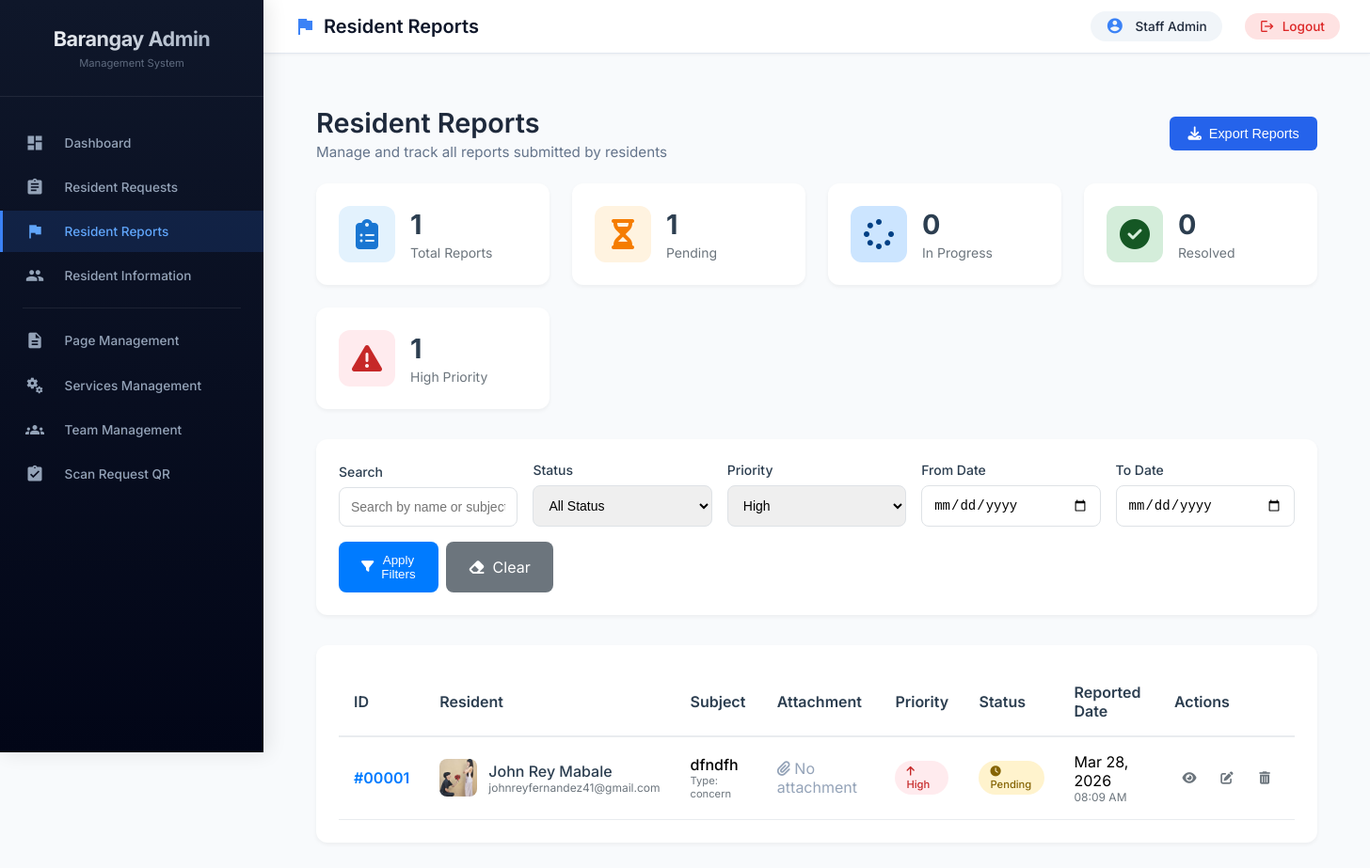
Page /admin/residents/reports.php?priority=high (signed in) on the committed database.
### tables this page shows
CREATE TABLE `resident_reports` (
  `id` int(11) NOT NULL,
  `user_id` int(11) NOT NULL,
  `report_type` varchar(50) DEFAULT NULL,
  `subject` varchar(200) NOT NULL,
  `description` text NOT NULL,
  `location` varchar(255) DEFAULT NULL,
  `attachment` varchar(255) DEFAULT NULL,
  `priority` enum('low','medium','high','urgent') DEFAULT 'medium',
  `status` enum('pending','in-progress','resolved','closed') DEFAULT 'pending',
  `admin_remarks` text DEFAULT NULL,
  `reported_date` timestamp NOT NULL DEFAULT current_timestamp(),
  `resolved_date` timestamp NULL DEFAULT NULL,
  `resolved_by` int(11) DEFAULT NULL
);

CREATE TABLE `users` (
  `id` int(11) NOT NULL,
  `username` varchar(50) NOT NULL,
  `email` varchar(100) NOT NULL,
  `profile_pic` varchar(255) DEFAULT NULL,
  `password` varchar(255) NOT NULL,
  `first_name` varchar(50) DEFAULT NULL,
  `last_name` varchar(50) DEFAULT NULL,
  `address` text DEFAULT NULL,
  `contact_number` varchar(20) DEFAULT NULL,
  `user_type` enum('resident','admin') DEFAULT 'resident',
  `is_online` tinyint(1) DEFAULT 0,
  `last_activity` timestamp NOT NULL DEFAULT current_timestamp() ON UPDATE current_timestamp(),
  `created_at` timestamp NOT NULL DEFAULT current_timestamp(),
  `is_verified` tinyint(1) DEFAULT 0,
  `status` varchar(20) DEFAULT 'active',
  `last_login` datetime DEFAULT NULL,
  `last_login_ip` varchar(45) DEFAULT NULL
);

### admin/residents/reports.php (the view, shortened to what the rows shown need)
<?php
$database = new Database();
$db = $database->getConnection();
$priority_filter = isset($_GET['priority']) ? $_GET['priority'] : '';
$query = "SELECT r.*,
          u.username, u.first_name, u.last_name, u.email, u.contact_number, u.profile_pic,
          CONCAT(a.first_name, ' ', a.last_name) as resolved_by_name
          FROM resident_reports r
          JOIN users u ON r.user_id = u.id
          LEFT JOIN admins a ON r.resolved_by = a.id
          WHERE 1=1";
$params = array();
if (!empty($priority_filter)) {
    $query .= " AND r.priority = :priority";
    $params[':priority'] = $priority_filter;
}
$query .= " ORDER BY
            CASE r.priority
                WHEN 'high' THEN 1
                WHEN 'medium' THEN 2
                WHEN 'low' THEN 3
            END,
            r.reported_date DESC";
$stmt = $db->prepare($query);
foreach ($params as $key => $value) {
    $stmt->bindValue($key, $value);
}
$stmt->execute();
$reports = $stmt->fetchAll(PDO::FETCH_ASSOC);
include dirname(__DIR__) . '/includes/admin_header.php';
?>
<link rel="stylesheet" href="https://cdnjs.cloudflare.com/ajax/libs/font-awesome/6.4.0/css/all.min.css">
<div class="content-wrapper">
    <div class="module-header" style="display: flex; justify-content: space-between; align-items: center; margin-bottom: 1.5rem; flex-wrap: wrap; gap: 1rem;">
        <div class="module-title">
            <h1 style="font-size: 1.8rem; font-weight: 600; color: #1e293b; margin-bottom: 0.25rem;">Resident Reports</h1>
        </div>
    </div>
    <div class="table-card" style="background: white; border-radius: 12px; padding: 1.5rem; box-shadow: 0 2px 4px rgba(0,0,0,0.05); overflow-x: auto;">
        <table class="data-table" id="reportsTable" style="width: 100%; border-collapse: collapse; min-width: 800px;">
            <thead>
                <tr>
                    <th style="text-align: left; padding: 1rem; color: #2c3e50; font-weight: 600; border-bottom: 2px solid #e9ecef;">ID</th>
                    <th style="text-align: left; padding: 1rem; color: #2c3e50; font-weight: 600; border-bottom: 2px solid #e9ecef;">Resident</th>
                    <th style="text-align: left; padding: 1rem; color: #2c3e50; font-weight: 600; border-bottom: 2px solid #e9ecef;">Subject</th>
                    <th style="text-align: left; padding: 1rem; color: #2c3e50; font-weight: 600; border-bottom: 2px solid #e9ecef;">Attachment</th>
                    <th style="text-align: left; padding: 1rem; color: #2c3e50; font-weight: 600; border-bottom: 2px solid #e9ecef;">Priority</th>
                    <th style="text-align: left; padding: 1rem; color: #2c3e50; font-weight: 600; border-bottom: 2px solid #e9ecef;">Status</th>
                    <th style="text-align: left; padding: 1rem; color: #2c3e50; font-weight: 600; border-bottom: 2px solid #e9ecef;">Reported Date</th>
                    <th style="text-align: left; padding: 1rem; color: #2c3e50; font-weight: 600; border-bottom: 2px solid #e9ecef;">Actions</th>
                </tr>
            </thead>
            <tbody>
                <?php if (empty($reports)): ?>
                    <tr>
                        <td colspan="8" style="text-align: center; padding: 3rem; color: #6c757d;">
                            <i class="fas fa-inbox" style="font-size: 3rem; margin-bottom: 1rem; display: block; color: #dee2e6;"></i>
                            <p>No reports found</p>
                        </td>
                    </tr>
                <?php else: ?>
                    <?php foreach ($reports as $report): ?>
                    <tr>
                        <td style="padding: 1rem; border-bottom: 1px solid #e9ecef; font-weight: 600; color: #007bff;">#<?php echo str_pad($report['id'], 5, '0', STR_PAD_LEFT); ?></td>
                        <td style="padding: 1rem; border-bottom: 1px solid #e9ecef;">
                            <div style="display: flex; align-items: center; gap: 0.75rem;">
                                <?php
                                $profile_pic_path = $report['profile_pic_path'] ?? null;
                                if (!empty($profile_pic_path) && file_exists($profile_pic_path)):
                                ?>
                                    <img src="<?php echo $profile_pic_path; ?>" class="resident-avatar-img" alt="Profile">
                                <?php else: ?>
                                    <div class="resident-avatar">
                                        <?php echo strtoupper(substr($report['first_name'] ?? '?', 0, 1) . substr($report['last_name'] ?? '?', 0, 1)); ?>
                                    </div>
                                <?php endif; ?>
                                <div>
                                    <div style="font-weight: 500; color: #2c3e50;"><?php echo htmlspecialchars(($report['first_name'] ?? '') . ' ' . ($report['last_name'] ?? '')); ?></div>
                                    <div style="font-size: 0.75rem; color: #6c757d;"><?php echo htmlspecialchars($report['email'] ?? ''); ?></div>
                                </div>
                            </div>
                         </div>
                        <td style="padding: 1rem; border-bottom: 1px solid #e9ecef;">
                            <div>
                                <div style="font-weight: 500;"><?php echo htmlspecialchars($report['subject'] ?? 'N/A'); ?></div>
                                <div style="font-size: 0.7rem; color: #6c757d;">Type: <?php echo htmlspecialchars($report['report_type'] ?? 'N/A'); ?></div>
                            </div>
                         </div>
                        <td style="padding: 1rem; border-bottom: 1px solid #e9ecef;">
                            <?php if (!empty($report['attachment'])):
                                $file_ext = pathinfo($report['attachment'], PATHINFO_EXTENSION);
                                $image_extensions = ['jpg', 'jpeg', 'png', 'gif', 'webp'];
                                if (in_array(strtolower($file_ext), $image_extensions)):
                            ?>
                                <img src="../../uploads/reports/<?php echo $report['attachment']; ?>"
                                     alt="Attachment"
                                     style="width: 50px; height: 50px; object-fit: cover; border-radius: 8px; cursor: pointer;"
                                     onclick="viewImage('../../uploads/reports/<?php echo $report['attachment']; ?>')"
                                     title="Click to view full image">
                            <?php else: ?>
                                <a href="../../uploads/reports/<?php echo $report['attachment']; ?>"
                                   target="_blank"
                                   style="display: inline-flex; align-items: center; gap: 0.25rem; padding: 0.25rem 0.5rem; background: #fef2f2; color: #dc2626; border-radius: 6px; text-decoration: none; font-size: 0.7rem;">
                                    <i class="fas fa-file-pdf"></i> PDF
                                </a>
                            <?php endif; ?>
                            <?php else: ?>
                                <span style="color: #94a3b8;"><i class="fas fa-paperclip"></i> No attachment</span>
                            <?php endif; ?>
                        </div>
                        <td style="padding: 1rem; border-bottom: 1px solid #e9ecef;">
                            <span style="display: inline-block; padding: 0.25rem 0.75rem; border-radius: 20px; font-size: 0.7rem; font-weight: 500; background: <?php echo $report['priority'] == 'high' ? '#ffebee' : ($report['priority'] == 'medium' ? '#fff3e0' : '#e8f5e9'); ?>; color: <?php echo $report['priority'] == 'high' ? '#c62828' : ($report['priority'] == 'medium' ? '#f57c00' : '#2e7d32'); ?>;">
                                <i class="fas fa-<?php echo $report['priority'] == 'high' ? 'arrow-up' : ($report['priority'] == 'medium' ? 'minus' : 'arrow-down'); ?>"></i>
                                <?php echo ucfirst($report['priority'] ?? 'low'); ?>
                            </span>
                        </div>
                        <td style="padding: 1rem; border-bottom: 1px solid #e9ecef;">
                            <span style="display: inline-block; padding: 0.25rem 0.75rem; border-radius: 20px; font-size: 0.7rem; font-weight: 500; background: <?php echo $report['status'] == 'pending' ? '#fff3cd' : ($report['status'] == 'in-progress' ? '#cce5ff' : ($report['status'] == 'resolved' ? '#d4edda' : '#e2e3e5')); ?>; color: <?php echo $report['status'] == 'pending' ? '#856404' : ($report['status'] == 'in-progress' ? '#004085' : ($report['status'] == 'resolved' ? '#155724' : '#383d41')); ?>;">
                                <i class="fas fa-<?php echo $report['status'] == 'pending' ? 'clock' : ($report['status'] == 'in-progress' ? 'spinner' : ($report['status'] == 'resolved' ? 'check-circle' : 'check-double')); ?>"></i>
                                <?php echo $report['status'] == 'in-progress' ? 'In Progress' : ucfirst($report['status'] ?? 'pending'); ?>
                            </span>
                        </div>
                        <td style="padding: 1rem; border-bottom: 1px solid #e9ecef;">
                            <div>
                                <?php echo date('M d, Y', strtotime($report['reported_date'] ?? 'now')); ?>
                                <small style="display: block; font-size: 0.75rem; color: #6c757d;"><?php echo date('h:i A', strtotime($report['reported_date'] ?? 'now')); ?></small>
                            </div>
                        <td style="padding: 1rem; border-bottom: 1px solid #e9ecef;">
                            <div style="display: flex; gap: 0.5rem;">
                                <button onclick="viewReport(<?php echo $report['id']; ?>)" class="btn-icon" title="View Details">
                                    <i class="fas fa-eye"></i>
                                </button>
                                <button onclick="updateStatus(<?php echo $report['id']; ?>)" class="btn-icon" title="Update Status">
                                    <i class="fas fa-edit"></i>
                                </button>
                                <button onclick="deleteReport(<?php echo $report['id']; ?>)" class="btn-icon delete" title="Delete Report">
                                    <i class="fas fa-trash-alt"></i>
                                </button>
                            </div>
                    <?php endforeach; ?>
                <?php endif; ?>
<?php include dirname(__DIR__) . '/includes/admin_footer.php'; ?>

### rows in the picture
resident_reports: id "00001", user.last_name "John Rey Mabale", user.email "johnreyfernandez41@gmail.com", subject "dfndfh", report_type "concern", shows "No attachment", priority "High", status "Pending", reported_date "Mar 28, 2026", reported_date "08:09 AM"

### other values in the picture
$_SESSION['admin_name'] "Staff Admin"
$stats['total'] "1"
$stats['pending'] "1"
$stats['in_progress'] "0"
$stats['resolved'] "0"
$stats['high_priority_count'] "1"
